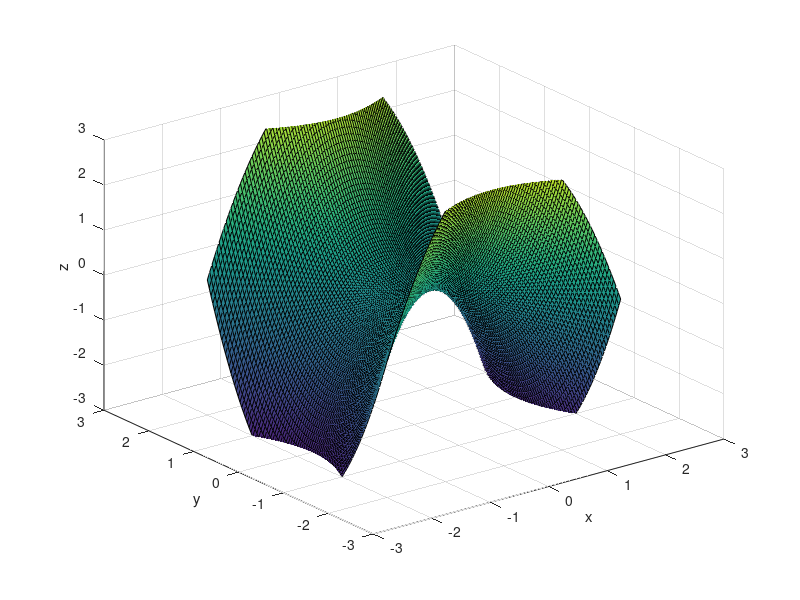

This chart was generated by the following MATLAB code:
% Ex. 10.6-25: Hyperbolic Paraboloid
% x^2 - y^2 + z = 0

clear

x = linspace(-2, 2);
y = linspace(-2, 2);

[X, Y] = meshgrid(x, y);

Z = Y.^2 - x.^2;

surf(X, Y, Z);

xlabel('x')
ylabel('y')
zlabel('z')

xlim([-3 3])
ylim([-3 3])
zlim([-3 3])